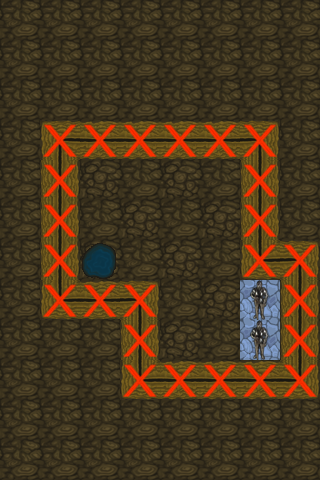

Below is a game level as drawn by its tile map, then a one-line description and the .tmx that defines it (tile-layer data replaced by summaries):
An orthogonal 8x12 tile map with 40x40 px tiles, 3 tile layers (MapLayer, Finish Condition, Collision) and 2 objects (rock2, rock1).

<map version="1.0" orientation="orthogonal" width="8" height="12" tilewidth="40" tileheight="40">
 <tileset firstgid="1" name="newTileAtlas 2" tilewidth="40" tileheight="40" spacing="1">
  <image source="newTileAtlas 2.png" width="1024" height="512" />
  <tile id="159">
   <properties>
    <property name="blocker" value="1" />
   </properties>
  </tile>
 </tileset>
 <layer name="MapLayer" width="8" height="12">
  <data>[96 cells, 96 non-empty, 10 distinct tile ids]</data>
 </layer>
 <layer name="Finish Condition" width="8" height="12">
  <data>[96 cells, 3 non-empty, 2 distinct tile ids]</data>
 </layer>
 <layer name="Collision" width="8" height="12">
  <data>[96 cells, 24 non-empty, 1 distinct tile ids]</data>
 </layer>
 <objectgroup name="Rocks" width="8" height="12">
  <object name="rock2" gid="204" x="120" y="240" />
  <object name="rock1" gid="204" x="160" y="240" />
 </objectgroup>
</map>
